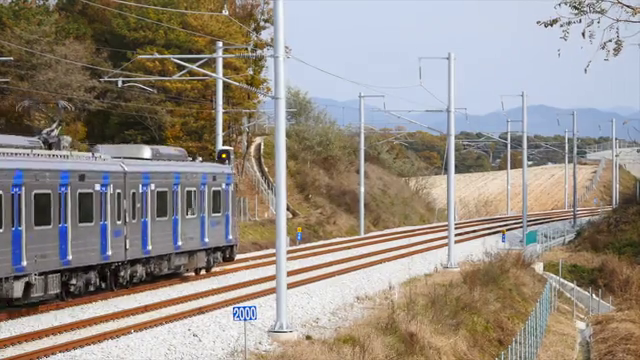
#> input picture frame 33 of railroad_video1.mp4, 640 x 360 px
$ python opencv_edges_lines_video.py
#> lines starting #> are read from the running program, lines starting #| are printed output that depends on the picture; after the words box and inside, x2 and y2 are one past the last pixel; in counts of white or black regions, pixels touching at a corner belong together
#> further down, frame is the input picture: shape (360, 640, 3); mean B, G, R 133, 141.5, 150
### functions.py
import numpy as np
import cv2

def auto_canny(image, sigma=0.33):
  v = np.median(image)
  lower = int(max(0, (1.0 - sigma)*v))
  upper = int(min(255, (1.0 + sigma)*v))
  edged = cv2.Canny(image, lower, upper)
  return edged

def regular_canny(image):
  return cv2.Canny(image, 100, 200)

# [39 lines left out: functions g_edges, m_edges, mg_edges, gm_edges, return_everything, not called in this run]

def find_lines_GaussianBlur(frame, value):
#> called with value = 5
  gray = cv2.cvtColor(frame, cv2.COLOR_BGR2GRAY)
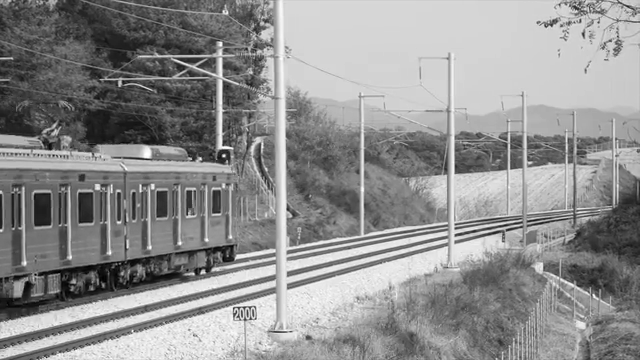
#> gray: shape (360, 640); min 0, max 255, mean 143
  blur = cv2.GaussianBlur(gray, (value, value), 0)
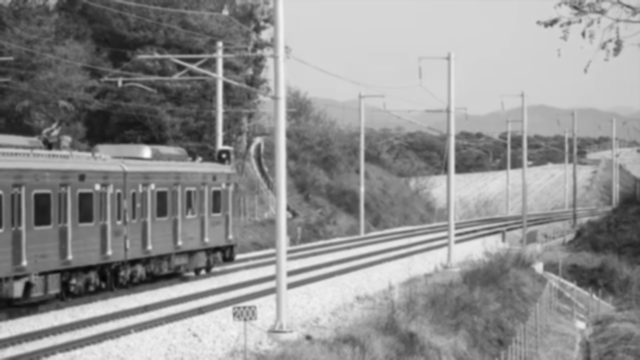
#> blur: shape (360, 640); min 5, max 253, mean 143
  edges = auto_canny(blur)
#> in auto_canny, `v = np.median(image)`: v = 138
#> in auto_canny, `lower = int(max(0, (1.0 - sigma)*v))`: lower = 92
#> in auto_canny, `upper = int(min(255, (1.0 + sigma)*v))`: upper = 183
#> in auto_canny, `edged = cv2.Canny(image, lower, upper)`:
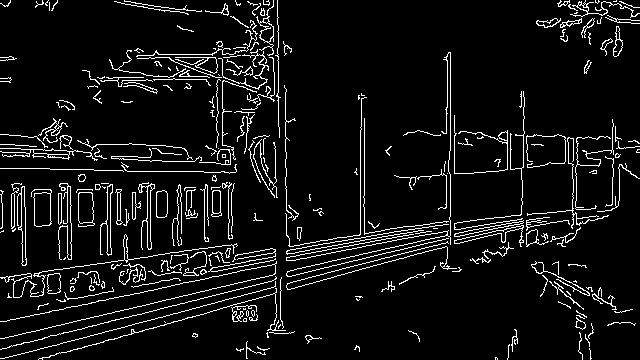
#> edged: shape (360, 640); 7.3% white in thin lines or dots

  lines = cv2.HoughLinesP(edges, 1, np.pi/180, 100, minLineLength=100, maxLineGap=2)
#> lines = [[7, 347, 273, 280], [154, 302, 274, 274], [286, 258, 399, 236], [78, 339, 275, 286], [288, 289, 388, 261], [148, 329, 274, 293], [8, 357, 121, 327], [360, 233, 360, 127]]
  if lines is not None:
    for line in lines:
      x1, y1, x2, y2 = line[0]
      # print(x1, y1, x2, y2)
      if abs(x2-x1)<20:
        cv2.line(frame, (x1, y1), (x2, y2), (0, 255, 0), 5)
      else:
        cv2.line(frame, (x1, y1), (x2, y2), (0, 0, 255), 5)
#> this loop made 8 passes
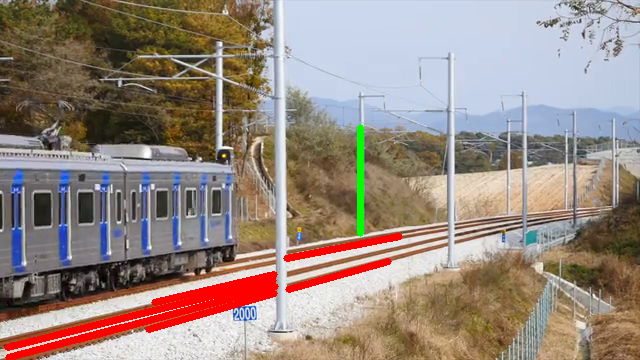
#> frame: shape (360, 640, 3); 3.53% of pixels changed, all inside (x1, y1, x2, y2) = (4, 124, 403, 360)
  return frame

# [69 lines left out: functions find_lines_MedianBlur, find_lines_gm, find_lines_mg, region_selection, not called in this run]

### opencv_edges_lines_video.py
import numpy as np
import cv2
import functions as fnc

cap = cv2.VideoCapture('railroad_video1.mp4')

div = 1
width = int(cap.get(cv2.CAP_PROP_FRAME_WIDTH)/div)
height = int(cap.get(cv2.CAP_PROP_FRAME_HEIGHT)/div)
print(width, height)

choose_frame = "default" # default, blur, lines
key = "lines" # edges or lines
tp = "g" # g, m, gm, or mg
value = 5

#try while(cap.isOpened()):
#ret1, frame1 = cap.read()
#ret2, frame2 = cap.read()
#To display multiple frames without overwriting

while(cap.isOpened()):
    ret, frame = cap.read()
    if not ret:
    	break
    lines = fnc.find_lines_GaussianBlur(frame, value)
    cv2.imshow("Gaussian Blur", lines)

    if cv2.waitKey(25) & 0xFF == ord('q'):
#> (key q is pressed here)
      break
    # [46 lines of commented-out code are left out]

cap.release()
cv2.destroyAllWindows()

$ run again, starting later in the video
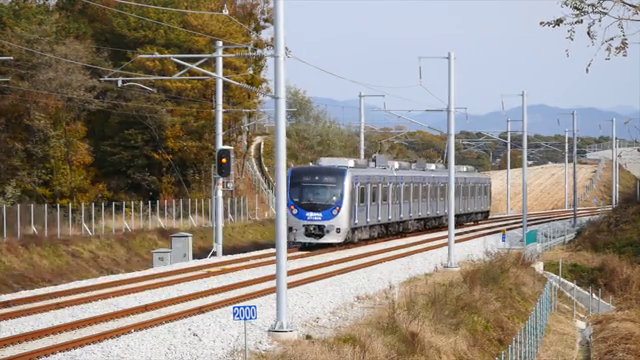
#> input picture frame 150 of railroad_video1.mp4, 640 x 360 px
#> frame is the input picture: shape (360, 640, 3); mean B, G, R 124.9, 135.6, 145.4
#> v = 133
#> lower = 89
#> upper = 176
#> in auto_canny, `edged = cv2.Canny(image, lower, upper)`:
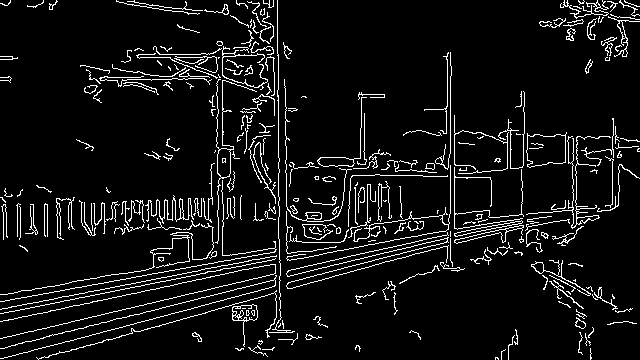
#> edged: shape (360, 640); 7.3% white in thin lines or dots
#> lines = [[2, 358, 275, 285], [0, 309, 272, 256], [5, 347, 273, 280], [68, 322, 252, 279], [82, 297, 207, 272], [0, 321, 241, 270], [60, 290, 201, 265], [139, 331, 273, 293], [327, 266, 447, 238], [454, 227, 454, 115]]
#> the loop in find_lines_GaussianBlur, `for line in lines:` made 10 passes
#> after the loop in find_lines_GaussianBlur, `for line in lines:`:
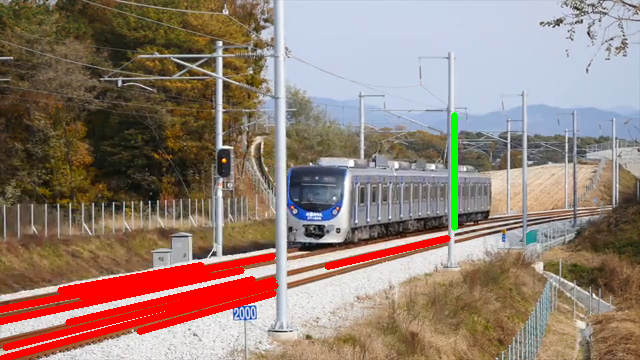
#> frame: shape (360, 640, 3); 5.59% of pixels changed, all inside (x1, y1, x2, y2) = (0, 112, 458, 360)

$ run again, starting later in the video
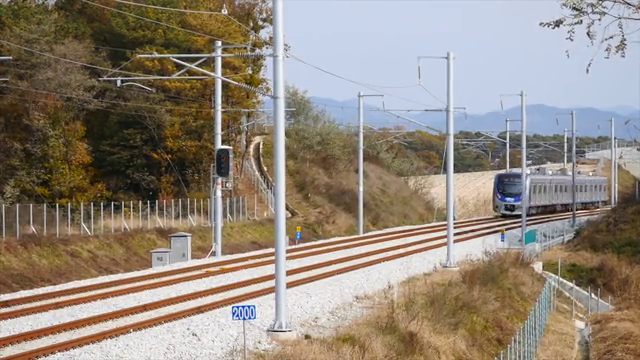
#> input picture frame 267 of railroad_video1.mp4, 640 x 360 px
#> frame is the input picture: shape (360, 640, 3); mean B, G, R 123, 135.2, 146.1
#> v = 130
#> lower = 87
#> upper = 172
#> in auto_canny, `edged = cv2.Canny(image, lower, upper)`:
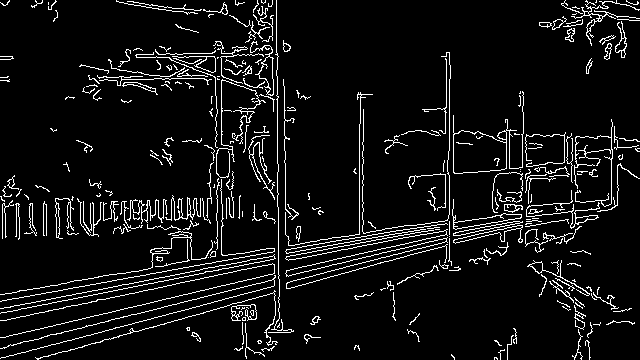
#> edged: shape (360, 640); 7.3% white in thin lines or dots
#> lines = 14 rows, first 6: [53, 334, 271, 280], [108, 312, 274, 273], [102, 299, 240, 270], [1, 312, 203, 273], [138, 322, 273, 286], [136, 331, 273, 292]
#> the loop in find_lines_GaussianBlur, `for line in lines:` made 14 passes
#> after the loop in find_lines_GaussianBlur, `for line in lines:`:
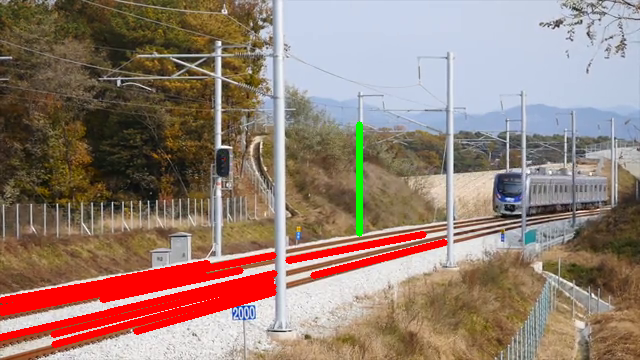
#> frame: shape (360, 640, 3); 6.09% of pixels changed, all inside (x1, y1, x2, y2) = (0, 121, 448, 348)
